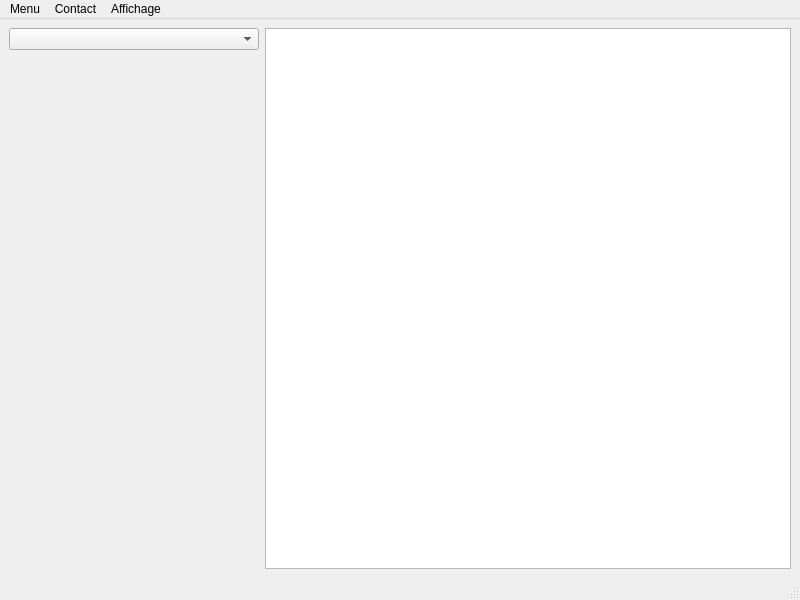
<?xml version="1.0" encoding="UTF-8"?>
<ui version="4.0">
 <class>MainWindow</class>
 <widget class="QMainWindow" name="MainWindow">
  <property name="geometry">
   <rect>
    <x>0</x>
    <y>0</y>
    <width>800</width>
    <height>600</height>
   </rect>
  </property>
  <property name="windowTitle">
   <string>Fenêtre Principale</string>
  </property>
  <widget class="QWidget" name="centralwidget">
   <layout class="QVBoxLayout" name="verticalLayout_2">
    <item>
     <layout class="QHBoxLayout" name="horizontalLayout_2">
      <item>
       <layout class="QVBoxLayout" name="verticalLayout">
        <item>
         <widget class="QComboBox" name="ListeContact">
          <property name="minimumSize">
           <size>
            <width>250</width>
            <height>0</height>
           </size>
          </property>
         </widget>
        </item>
        <item>
         <widget class="QLabel" name="img">
          <property name="text">
           <string/>
          </property>
         </widget>
        </item>
       </layout>
      </item>
      <item>
       <widget class="QTextBrowser" name="textBrowser"/>
      </item>
     </layout>
    </item>
   </layout>
  </widget>
  <widget class="QStatusBar" name="statusbar"/>
  <widget class="QMenuBar" name="menubar">
   <property name="geometry">
    <rect>
     <x>0</x>
     <y>0</y>
     <width>800</width>
     <height>24</height>
    </rect>
   </property>
   <widget class="QMenu" name="menuMenu">
    <property name="title">
     <string>Menu</string>
    </property>
    <addaction name="actionQuitter"/>
   </widget>
   <widget class="QMenu" name="menuContact">
    <property name="title">
     <string>Contact</string>
    </property>
    <addaction name="actionAjouter"/>
    <addaction name="actionSupprimer"/>
    <addaction name="actionModifier"/>
    <addaction name="actionInteractions"/>
   </widget>
   <widget class="QMenu" name="menuAffichage">
    <property name="title">
     <string>Affichage</string>
    </property>
    <widget class="QMenu" name="menuTri_Alphabetique">
     <property name="title">
      <string>Tri Alphabetique</string>
     </property>
     <addaction name="actionCroissant"/>
     <addaction name="actionZ_A"/>
    </widget>
    <widget class="QMenu" name="menuTri_par_Date">
     <property name="title">
      <string>Tri par Date</string>
     </property>
     <addaction name="actionR_cent"/>
     <addaction name="actionAncien"/>
    </widget>
    <addaction name="actionAfficheContact"/>
    <addaction name="actionHistorique"/>
    <addaction name="separator"/>
    <addaction name="menuTri_Alphabetique"/>
    <addaction name="menuTri_par_Date"/>
   </widget>
   <addaction name="menuMenu"/>
   <addaction name="menuContact"/>
   <addaction name="menuAffichage"/>
  </widget>
  <action name="actionQuitter">
   <property name="text">
    <string>Quitter</string>
   </property>
  </action>
  <action name="actionAjouter">
   <property name="text">
    <string>Ajouter</string>
   </property>
  </action>
  <action name="actionSupprimer">
   <property name="text">
    <string>Supprimer</string>
   </property>
  </action>
  <action name="actionModifier">
   <property name="text">
    <string>Modifier</string>
   </property>
  </action>
  <action name="actionAfficheContact">
   <property name="text">
    <string>AfficheContact</string>
   </property>
  </action>
  <action name="actionHistorique">
   <property name="text">
    <string>Historique</string>
   </property>
  </action>
  <action name="actionInteractions">
   <property name="text">
    <string>Interactions</string>
   </property>
  </action>
  <action name="actionCroissant">
   <property name="text">
    <string>A-Z</string>
   </property>
  </action>
  <action name="actionZ_A">
   <property name="text">
    <string>Z-A</string>
   </property>
  </action>
  <action name="actionR_cent">
   <property name="text">
    <string>Récent</string>
   </property>
  </action>
  <action name="actionAncien">
   <property name="text">
    <string>Ancien</string>
   </property>
  </action>
 </widget>
 <resources/>
 <connections/>
</ui>
